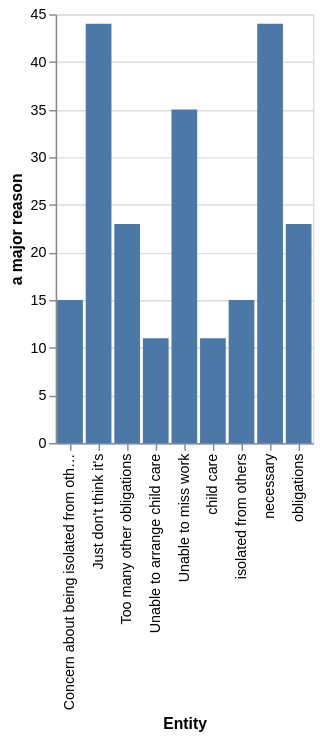

Express this chart as Vega-Lite.
### Vega-Lite specification from a JSON file in a GitHub repository (floating-point values rounded to 4 significant figures)
{"$schema": "https://vega.github.io/schema/vega-lite/v5.json", "description": "Bar chart auto-generated from CSV", "data": {"values": [{"Entity": "child care", "a major reason": "11", "a minor reason": "11", "Not a reason": "77"}, {"Entity": "Unable to arrange child care", "a major reason": "11", "a minor reason": "11", "Not a reason": "77"}, {"Entity": "isolated from others", "a major reason": "15", "a minor reason": "24", "Not a reason": "58"}, {"Entity": "Concern about being isolated from others", "a major reason": "15", "a minor reason": "24", "Not a reason": "58"}, {"Entity": "obligations", "a major reason": "23", "a minor reason": "38", "Not a reason": "39"}, {"Entity": "Too many other obligations", "a major reason": "23", "a minor reason": "38", "Not a reason": "39"}, {"Entity": "Unable to miss work", "a major reason": "35", "a minor reason": "17", "Not a reason": "47"}, {"Entity": "necessary", "a major reason": "44", "a minor reason": "35", "Not a reason": "19"}, {"Entity": "Just don't think it's", "a major reason": "44", "a minor reason": "35", "Not a reason": "19"}]}, "mark": "bar", "encoding": {"x": {"field": "Entity", "type": "ordinal"}, "y": {"field": "a major reason", "type": "quantitative"}}}
